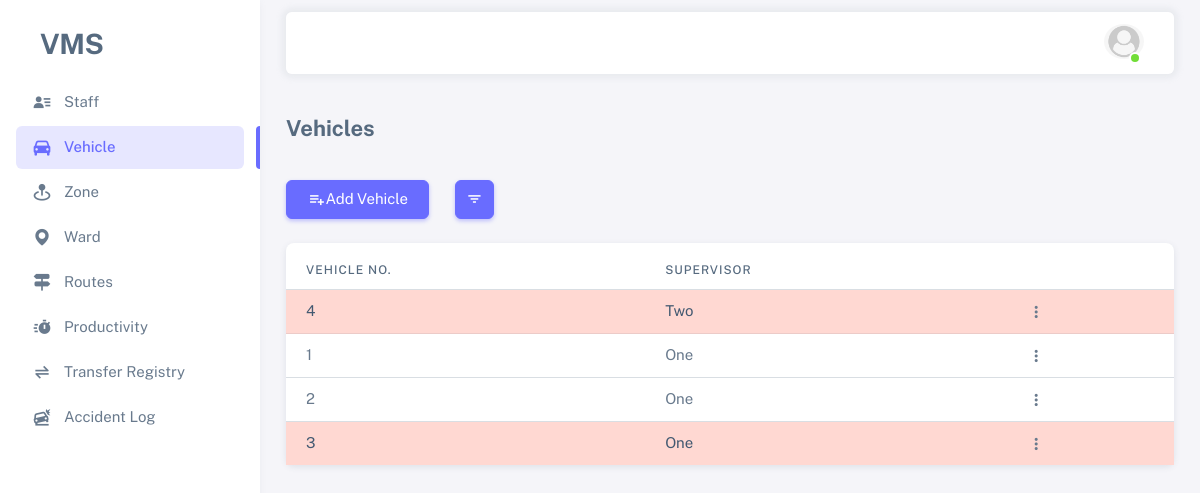
Screenshot of / (signed in) with the database file from the repository.
### vms_app/models.py (models this page shows, shortened)
class Employee(AbstractBaseUser, PermissionsMixin):
    id = models.UUIDField(primary_key=True, editable=False, unique=True, default=uuid.uuid4)
    name = models.CharField(max_length=100)
    image = models.ImageField(upload_to='profiles/', null=True, blank=True)
    employee_id = models.CharField(max_length=100, unique=True)
    is_active = models.BooleanField(default=True)
    is_staff = models.BooleanField(default=True)
    is_superuser = models.BooleanField(default=False)
    contact = models.CharField(max_length=255)
    address = models.TextField()
    remark = models.TextField(null=True, blank=True)
    objects = EmployeeManager()
    USERNAME_FIELD = 'employee_id'
    REQUIRED_FIELDS = ['name']
    def __str__(self) -> str:
        return self.name

class Vehicle(models.Model):
    vehicle_number = models.CharField(max_length=100, unique=True)
    is_active = models.BooleanField(default=True)
    is_working = models.BooleanField(default=False)
    supervisor = models.ForeignKey(Employee, on_delete=models.SET_NULL, null=True, blank=True,
                                   related_name='vehicle_supervised_by', limit_choices_to={'is_active': True})
    remark = models.TextField(null=True, blank=True)
    created_by = models.ForeignKey(Employee, on_delete=models.SET_NULL, null=True, blank=True,
                                   related_name='vehicle_created_by')
    created_on = models.DateTimeField(auto_now_add=True)
    updated_by = models.ForeignKey(Employee, on_delete=models.SET_NULL, null=True, blank=True,
                                   related_name='vehicle_updated_by')
    updated_on = models.DateTimeField(auto_now=True)
    zone = models.ForeignKey(Zone, related_name='zone_vehicles_set',
                             on_delete=models.PROTECT, null=True, blank=True)
    workshop = models.ForeignKey(Workshop, related_name='workshop_vehicles_set',
                                 on_delete=models.PROTECT, null=True, blank=True)
    register_number = models.CharField(max_length=50, null=True, blank=True, unique=True)
    chassis_number = models.CharField(max_length=50, null=True, blank=True)
    vehicle_model = models.CharField(max_length=50, null=True, blank=True)
    type = models.CharField(max_length=50, null=True, blank=True)
    engine_number = models.CharField(max_length=50, null=True, blank=True)
    fc_date = models.DateField(null=True, blank=True)
    insurance = models.DateField(null=True, blank=True)
    puc = models.DateField(null=True, blank=True)  # pollution under control certificate expiry date

### vms_app/views.py (the view)
# urls.py: 2. Add a URL to urlpatterns:  path('', views.home, name='home')
@login_required(login_url='login')
@active_required
def home(request):
    queries = {
        "active": {"is_active": True},
        "in_active": {"is_active": False},
        "working": {"is_working": True, "is_active": True},
        "not_working": {"is_working": False, "is_active": True},
    }
    vehicles = Vehicle.objects.filter(**queries["active"])
    query = request.GET.get("query", None)
    if query and query in queries:
        vehicles = Vehicle.objects.filter(**queries[query])
    context = {
        "vehicles": vehicles,
        "menu": "menu-vehicle"
    }
    return render(request, 'vms_app/vehicles_list.html', context)

### vms_app/templates/vms_app/vehicles_list.html (shortened to what this page needs)
{% extends "base.html" %}
{% block content %}
<h4 class="fw-bold py-3 mb-4">Vehicles</h4>
<div class="row">
    <div class="col-auto">
        <a href="{% url "add_vehicle" %}" class="btn btn-primary">
            <span class="tf-icons bx bx-list-plus"></span> Add Vehicle
        </a>
    </div>
    <div class="col-auto">
        <button type="button" class="btn btn-primary btn-icon dropdown-toggle hide-arrow" data-bs-toggle="dropdown" aria-expanded="false">
            <i class="bx bx-filter"></i>
        </button>
    </div>
</div>
<div class="card mt-4">
    <div class="table-responsive text-nowrap mt-2">
        <table class="table">
            <thead>
                <tr>
                    <th>Vehicle No.</th>
                    <th>Supervisor</th>
                    <th></th>
                </tr>
            </thead>
            <tbody class="table-border-bottom-0">
                {% for vehicle in vehicles %}
                <tr {% if not vehicle.is_working %}class="table-danger"{% endif %}>
                    <td>{{vehicle.vehicle_number}}</td>
                    <td>{{vehicle.supervisor}}</td>
                    <td>
                        {% if request.user.is_superuser %}
                        <div class="dropdown">
                            <button type="button" class="btn p-0 dropdown-toggle hide-arrow" data-bs-toggle="dropdown">
                              <i class="bx bx-dots-vertical-rounded"></i>
                            </button>
                        </div>
                        {% else %}
                            <a href="{% url "edit_vehicle" vehicle.id %}" class="btn btn-sm btn-icon btn-primary">
                                <span class="tf-icons bx bxs-pencil"></span>
                            </a>
                        {% endif %}
                    </td>
                </tr>
                {% endfor %}
            </tbody>
        </table>
    </div>
</div>
{% endblock content %}

### templates/base.html (shortened to what this page needs)
<!DOCTYPE html>
{% load static %}
<html
        lang="en"
        class="light-style layout-menu-fixed"
        dir="ltr"
        data-theme="theme-default"
        data-assets-path="{% static "assets/" %}"
        data-template="vertical-menu-template-free"
>
<head>
    <link rel="stylesheet" href="{% static "assets/vendor/fonts/boxicons.css" %}"/>
    <link rel="stylesheet" href="{% static "assets/vendor/css/core.css" %}" class="template-customizer-core-css"/>
    <link rel="stylesheet" href="{% static "assets/vendor/css/theme-default.css" %}"
          class="template-customizer-theme-css"/>
    <link rel="stylesheet" href="{% static "assets/css/demo.css" %}"/>
    <link rel="stylesheet" href="{% static "assets/vendor/libs/perfect-scrollbar/perfect-scrollbar.css" %}"/>
    <link rel="stylesheet" href="{% static "assets/vendor/libs/apex-charts/apex-charts.css" %}"/>
    <link rel="stylesheet" href="https://cdn.jsdelivr.net/npm/bootstrap-icons@1.11.3/font/bootstrap-icons.min.css">
</head>
<body>
<div class="layout-wrapper layout-content-navbar">
    <div class="layout-container">
        <aside id="layout-menu" class="layout-menu menu-vertical menu bg-menu-theme">
            <div class="app-brand demo">
                <a href="{% url "home" %}" class="app-brand-link">
                    <span class="app-brand-text demo menu-text fw-bolder ms-2">VMS</span>
                </a>
            </div>
            <ul class="menu-inner py-1">
                {% if request.user.is_superuser %}
                    <li class="menu-item" id="menu-staff">
                        <a href="{% url "staff_list" %}" class="menu-link">
                            <i class="menu-icon tf-icons bx bxs-user-detail"></i>
                            <div data-i18n="Staff">Staff</div>
                        </a>
                    </li>
                {% endif %}
                <li class="menu-item" id="menu-vehicle">
                    <a href="{% url "home" %}" class="menu-link">
                        <i class="menu-icon tf-icons bx bxs-car"></i>
                        <div data-i18n="Vehicle">Vehicle</div>
                    </a>
                </li>
                <li class="menu-item" id="menu-zone">
                    <a href="{% url "zone_list" %}" class="menu-link">
                        <i class="menu-icon tf-icons bx bxs-map-pin"></i>
                        <div data-i18n="Routes">Zone</div>
                    </a>
                </li>
                <li class="menu-item" id="menu-ward">
                    <a href="{% url "ward_list" %}" class="menu-link">
                        <i class="menu-icon tf-icons bx bxs-map"></i>
                        <div data-i18n="Routes">Ward</div>
                    </a>
                </li>
                <li class="menu-item" id="menu-route">
                    <a href="{% url "route_list" %}" class="menu-link">
                        <i class="menu-icon tf-icons bx bxs-directions"></i>
                        <div data-i18n="Routes">Routes</div>
                    </a>
                </li>
                <li class="menu-item" id="menu-productivity">
                    <a href="{% url "productivity_list" %}" class="menu-link">
                        <i class="menu-icon tf-icons bx bxs-timer"></i>
                        <div data-i18n="Routes">Productivity</div>
                    </a>
                </li>
                <li class="menu-item" id="menu-transfer-registry">
                    <a href="{% url "transfer_register_view" %}" class="menu-link">
                        <i class="menu-icon tf-icons bx bx-transfer-alt"></i>
                        <div data-i18n="Routes">Transfer Registry</div>
                    </a>
                </li>
                <li class="menu-item" id="menu-accident-logs">
                    <a href="{% url "accident_log_view" %}" class="menu-link">
                        <i class="menu-icon tf-icons bx bxs-car-crash"></i>
                        <div data-i18n="Routes">Accident Log</div>
                    </a>
                </li>
            </ul>
        </aside>
        <div class="layout-page">
            <nav class="layout-navbar container-xxl navbar navbar-expand-xl navbar-detached align-items-center bg-navbar-theme"
                 id="layout-navbar">
                <div class="navbar-nav-right d-flex align-items-center" id="navbar-collapse">
                    <ul class="navbar-nav flex-row align-items-center ms-auto">
                        <li class="nav-item navbar-dropdown dropdown-user dropdown">
                            <a class="nav-link dropdown-toggle hide-arrow" href="javascript:void(0);"
                               data-bs-toggle="dropdown">
                                <div class="avatar avatar-online">
                                    <img src="
                                            {% if request.user.image %}{{ request.user.image.url }}{% else %}{% static "assets/img/avatars/default.png" %}{% endif %}"
                                         width="50px" alt class="w-px-40 h-auto rounded-circle"/>
                                </div>
                            </a>
                        </li>
                    </ul>
                </div>
            </nav>
            <div class="content-wrapper">
                <div class="container-xxl flex-grow-1 container-p-y">
                    {% block content %}
                    {% endblock content %}
                </div>
            </div>
        </div>
    </div>
</div>
</body>
</html>

### static/assets/css/demo.css (style rules this page uses)
.menu .app-brand.demo { height: 64px; margin-top: 12px; }
.app-brand-text.demo { font-size: 1.75rem; letter-spacing: -0.5px; }

### rows the page displays
Employee: image (placeholder picture)
Vehicle: vehicle_number "4", supervisor "Two"
Vehicle: vehicle_number "1", supervisor "One"
Vehicle: vehicle_number "2", supervisor "One"
Vehicle: vehicle_number "3", supervisor "One"
